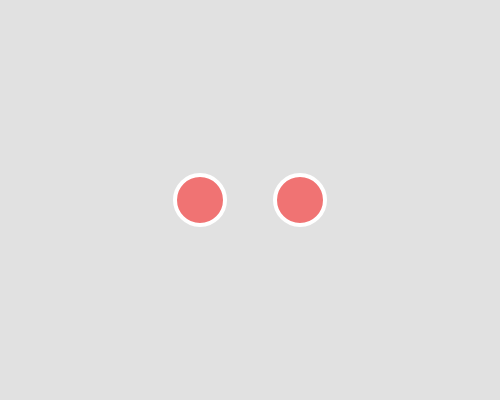
Frame 1 (no input)
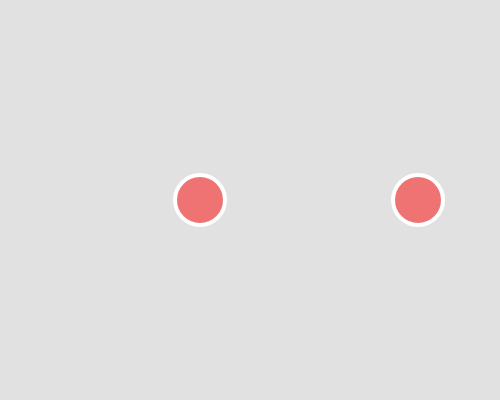
Frame 60 (no input)
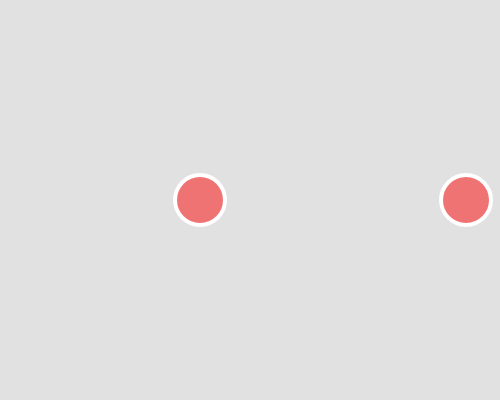
Frame 120 (the mouse pressed at the canvas centre since frame 60)

The p5.js sketch that drew these frames (run headless with seeded random() and noise() and a simulated clock; from frame 60 on, the mouse is pressed at the canvas centre):

// p5.js sketch
// ── sketch.js
/* 
Example Created by Dawn C. Hayes March 2017
and revised by Nel Gutierrez on 05/14/2017 

it makes a pendulum effect using 2 circles
*/

var circX1 = 300;//value of 1st circle on X axis
var circY1 = 200;//value of 1st circle on Y
var circX2 = 200;//value of 2nd circle on X axis
var circY2 = 200;//value of 2nd circle on Y
var circStroke = 255; //hold Stroke value
var circR = 255; 
var circG = 0;  //holds values for circles' fill color
var circB = 0;
var circSize = 50; //radius of circle

var canvBG = 225;//background value
var speed1 = 2;//discplacement for 1st circle
var speed2 = 2;//discplacement for 2nd circle
var alph = 125; // a fourth value in color, fill and background can set the alpha (opacity and transparency).


function setup(
) {
	createCanvas(500, 400);//create canvas
}


function draw() {
	background(canvBG);//sets color of BG
	strokeWeight(4);  //thickness of the border
	stroke(circStroke);//color of the border of the circle
	fill(circR, circG, circB, alph);//interior color of circle
	ellipse(circX1, circY1, circSize, circSize);//draw 1st circle
	ellipse(circX2, circY2, circSize, circSize);//draw 2nd circle
	

  circX1 = circX1 + speed1; //add speed to circle's X coordinate for it to move
	if (circX1 > width) //if the circle reaches end of canvas
	{
		speed1 = speed1 *-1;//it will change direction
	}
  else if(circX1 == 250)//if the circle reaches its initial destination
		{
		  speed1 = 0;       //it will stop
		  circX2 = circX2 - speed2;//then the 2nd circle moves in the other direction
		  if(circX2<10)//if the circle goes les than 10
		  {
		    speed2 = speed2 *-1;//it will reverse direction
		  }
		  else
		  {
		    if(circX2==200)//if it reached its initial location
		    {
		      speed2=0;//it will stop
		    }
		  }
    } 

  
}
